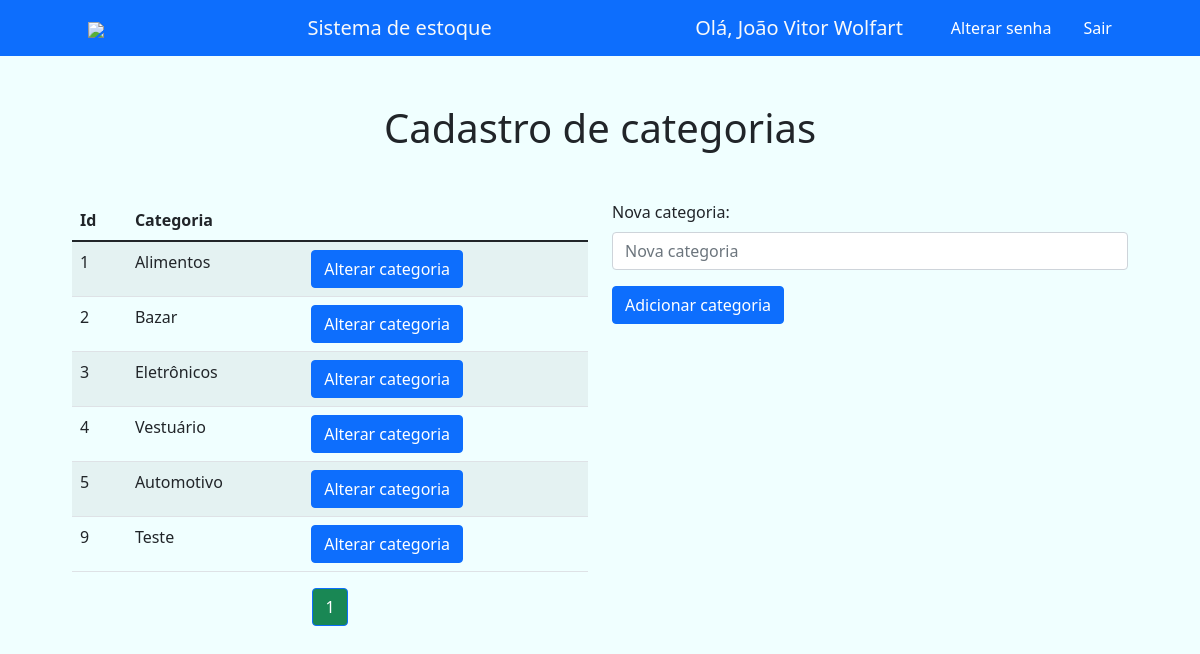
/adicionar_categoria/ (signed in), run on the app's committed database.
### produtos/models.py (models this page shows, shortened)
class Categoria(models.Model):
    categoria = models.CharField(max_length=100)

### produtos/views.py (the view, shortened to what this page needs)
# urls.py: path('adicionar_categoria/', views.adicionar_categoria, name='adicionar_categoria'),
@login_required(login_url='login')
def adicionar_categoria(request):
    categorias = Categoria.objects.all()
    paginator = Paginator(categorias, 6)
    page = request.GET.get('p')
    categorias = paginator.get_page(page)
    if request.method != 'POST':
        return render(request, 'paginas/adicionar_categoria.html', {'categorias':categorias})

### produtos/templates/paginas/adicionar_categoria.html (shortened to what this page needs)
{% extends 'base.html'%}
{%block 'conteudo'%}
<h1 class="text-center my-5">Cadastro de categorias</h1>
<div class="row">
  <div class="col-lg-6">
    <table class="table table-striped table-hover">
      <thead>
        <tr>
          <th scope="col">Id</th>
          <th scope="col">Categoria</th>
        </tr>
      </thead>
      <tbody>
        {% for c in categorias%}
        <tr>
            <td>{{c.id}}</td>
            <td>{{c.categoria}}</td>
            <td><a href="{% url 'alterar_categoria' c.id%}" class="btn btn-primary">Alterar categoria</a></td>
        </tr>
        {%endfor%}
      </tbody>
    </table>
    <nav aria-label="Page navigation example">
      <ul class="pagination justify-content-center">
        {%for pagina in categorias.paginator.page_range%}
        {%if categorias.number == pagina%}
          <li class="page-item active"><a class="page-link bg-success" href="?p={{pagina}}">{{pagina}}</a></li>
        {% else %}
          <li class="page-item"><a class="page-link" href="?p={{pagina}}">{{pagina}}</a></li>
        {%endif%}
        {%endfor%}
      </ul>
    </nav>
  </div>
  <div class="col-lg-6">
    <form method="post" action="{% url 'adicionar_categoria' %}" enctype="multipart/form-data">
      <div class="mb-3">
        <label class="form-label">Nova categoria: </label>
        <input type="text" class="form-control" name="categoria" placeholder="Nova categoria" value="{{request.POST.categoria}}">
      </div>
      <button type="submit" class="btn btn-primary">Adicionar categoria</button>
    </form>
  </div>
</div>
{%endblock%}

### templates/base.html (shortened to what this page needs)
{% load static%}
<!doctype html>
<html lang="pt-br">
  <head>
    <link href="https://cdn.jsdelivr.net/npm/bootstrap@5.1.3/dist/css/bootstrap.min.css" rel="stylesheet">
    <link rel="stylesheet" href="{% static 'css/blog.css' %}">
  </head>
  <body>
    <nav class="navbar navbar-light bg-primary">
        <div class="container">
          <a href="{% url 'home'%}" class="navbar-brand nav-link text-light text-start"><img src="{% static 'img/icone_home.png'%}" style="max-width: 50px;"></span>
          <a href="{% url 'home'%}" class="navbar-brand nav-link text-light text-start">Sistema de estoque</span>
          <div class="d-flex">
          {% if user.first_name != ''%}
          <span>Olá, {{user.first_name}} {{user.last_name}}</span>
          {% else %}
          <span>Olá, {{user}}</span>
          {%endif%}
          <a class="nav-link text-white" href="{% url 'alterar_senha' %}">Alterar senha</a>
          <a class="nav-link text-white" href="{% url 'logout' %}">Sair</a>
          </div>
        </div>
      </nav>
      <div class="container mt-5 mb-3">
      {% block 'conteudo' %}
      {% endblock %}
    </div>
  </body>
</html>

### templates/static/css/blog.css (style rules this page uses)
* { margin: 0; padding: 0; }
body { background-color: azure; }
.container { width: 90%; margin: 0 auto; }
a { cursor: pointer; }

### data on the page
Categoria: id "1", categoria "Alimentos"
Categoria: id "2", categoria "Bazar"
Categoria: id "3", categoria "Eletrônicos"
Categoria: id "4", categoria "Vestuário"
Categoria: id "5", categoria "Automotivo"
Categoria: id "9", categoria "Teste"

### other printed values
{{ user.first_name }} "João Vitor"
{{ user.last_name }} "Wolfart"
{{ pagina }} "1"
